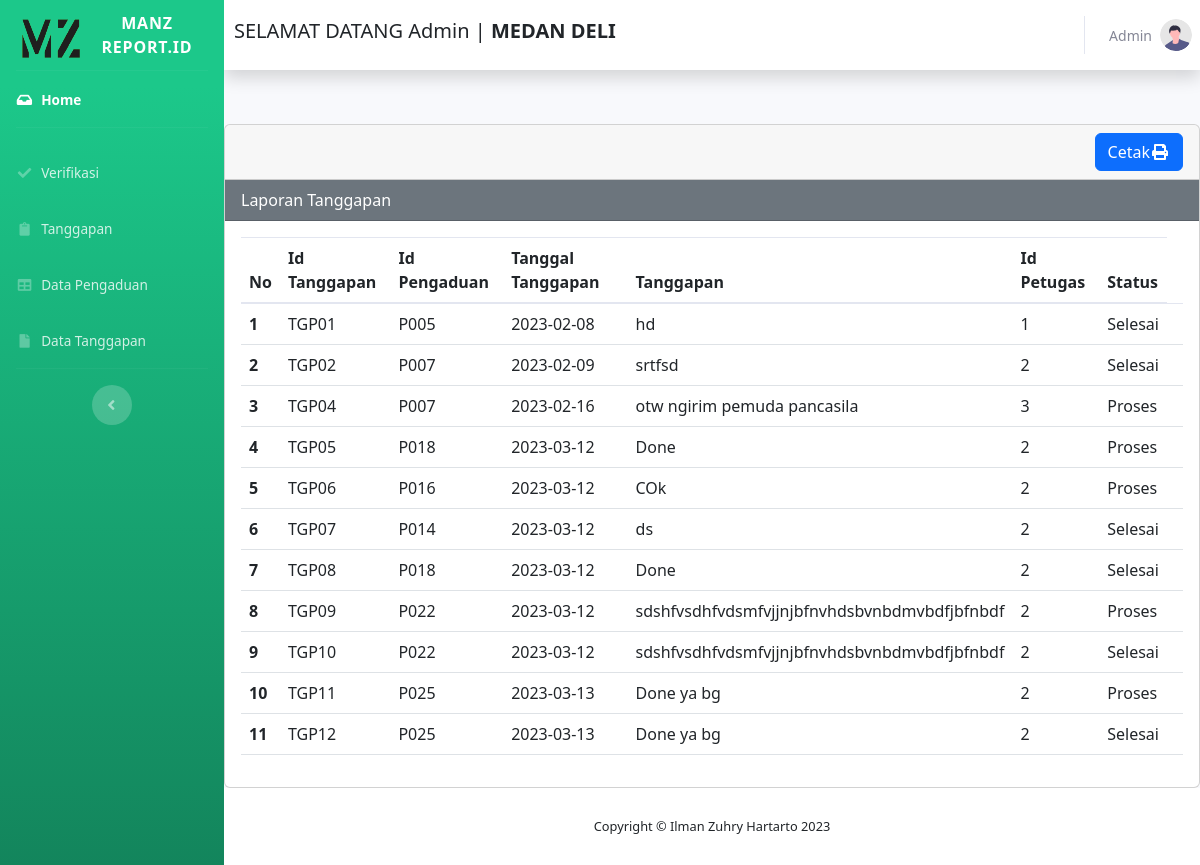
The page /tampilpengaduan.php (signed in) on the database its author committed.
### tables this page shows
CREATE TABLE `tanggapan` (
  `Id_tanggapan` varchar(15) NOT NULL,
  `Id_pengaduan` varchar(15) NOT NULL,
  `Tgl_tanggapan` date NOT NULL,
  `Tanggapan` varchar(250) NOT NULL,
  `Id_petugas` int(15) NOT NULL,
  `Status` varchar(100) NOT NULL
);

### manzzkonek.php (called while the page is built, shortened)
<?php
class manz{
	var $ilmanhost = "localhost";
    var $user = "root";
    var $pass = "";
    var $dbname = "manz_lapor";
	var $koneksi ="";
	function __construct(){
		$this->koneksi=mysqli_connect($this->ilmanhost,$this->user,$this->pass,$this->dbname);
	}
	function manztampilData3(){
		$query=mysqli_query($this->koneksi,"SELECT *FROM tanggapan Id");
		while($row=mysqli_fetch_array($query))
			$data[]=$row;
		return $data;
	}
}
?>

### tampilpengaduan.php (the view, shortened to what this page needs)
<!DOCTYPE html>
<html lang="en">
<head>
    <link href="vendor/fontawesome-free/css/all.min.css" rel="stylesheet" type="text/css">
    <link href="css/sb-admin-2.min.css" rel="stylesheet">
</head>
<body id="page-top">
    <div id="wrapper">
        <ul class="navbar-nav bg-gradient-success sidebar sidebar-dark accordion" id="accordionSidebar">
            <a class="sidebar-brand d-flex align-items-center justify-content-center" href="#">
                 <div class="sidebar-brand-icon ">
                     <img class="logo" src="gambar/logoo.png" alt="" width="70" height="57">
                </div>
                <div class="sidebar-brand-text mx-2">Manz Report.ID</div>
            </a>
            <hr class="sidebar-divider my-0">
            <li class="nav-item active">
                <a class="nav-link" href="dasboardadmin.php">
                    <i class="fas fa-fw fa-inbox"></i>
                    <span>Home</span></a>
            </li>
            <hr class="sidebar-divider">
            <li class="nav-item">
                <a class="nav-link" href="tampilpengaduan2.php">
                    <i class="fas fa-fw fa-check"></i>
                    <span>Verifikasi</span></a>
            </li>
            <li class="nav-item">
                <a class="nav-link" href="tanggapan.php">
                    <i class="fas fa-fw fa-clipboard"></i>
                    <span>Tanggapan</span></a>
            </li>
			<li class="nav-item">
                <a class="nav-link" href="showall.php">
                    <i class="fas fa-fw fa-table"></i>
                    <span>Data Pengaduan</span></a>
            </li>
			<li class="nav-item">
                <a class="nav-link" href="tampilpengaduan.php">
                    <i class="fas fa-fw fa-file"></i>
                    <span>Data Tanggapan</span></a>
            </li>
            <hr class="sidebar-divider d-none d-md-block">
            <div class="text-center d-none d-md-inline">
                <button class="rounded-circle border-0" id="sidebarToggle"></button>
            </div>
        </ul>
        <div id="content-wrapper" class="d-flex flex-column">
            <div id="content">
                <nav class="navbar navbar-expand navbar-light bg-white topbar mb-4 static-top shadow">
                    <h5>&ensp;SELAMAT DATANG Admin | <b>MEDAN DELI</b></h5>
                    <ul class="navbar-nav ml-auto">
                        <li class="nav-item dropdown no-arrow">
                            <a class="nav-link dropdown-toggle" href="#" id="userDropdown" role="button" data-toggle="dropdown" aria-haspopup="true" aria-expanded="false">
                                <span class="mr-2 d-none d-lg-inline text-gray-600 small">Admin</span>
                                <img class="img-profile rounded-circle" src="img/undraw_profile.svg">
                            </a>
                        </li>
                    </ul>
                </nav>
                <div class="row">
<!doctype html>
<html lang="en">
<head>
    <link href="https://cdn.jsdelivr.net/npm/bootstrap@5.2.1/dist/css/bootstrap.min.css" rel="stylesheet">
</head>
<body>
    <div class="mx-auto">
        <div class="card">
		<div class="col card-header text-right">
							<a href="cetak2.php" target="_blank" class="btn btn-primary">Cetak<i class="fas fa-fw fa-print"></i></a>
							</div>
            <div class="card-header text-white bg-secondary">
                Laporan Tanggapan
            </div>
            <div class="card-body">
                <table class="table">
                    <thead>
                        <tr>
                            <th scope="col">No</th>
                            <th scope="col">Id Tanggapan</th>
                            <th scope="col">Id Pengaduan</th>
                            <th scope="col">Tanggal Tanggapan</th>
                            <th scope="col">Tanggapan</th>
                            <th scope="col">Id Petugas</th>
							<th scope="col">Status</th>
                        </tr>
                    <tbody>
						<?php
                        include 'manzzkonek.php';
                        $db = new manz();
                        $db->connectMySQL();
							?>
                        <?php
                        $arrayData = $db->manztampilData3();
                        $i = 1;
                        foreach ($arrayData as $data) {
                            $idtgp      = $data['Id_tanggapan'];
                            $idpgn    = $data['Id_pengaduan'];
                            $tgl   = $data['Tgl_tanggapan'];
                            $tgp  = $data['Tanggapan'];
							$idptg   = $data['Id_petugas'];
                            $status   = $data['Status'];
                        ?>
                        <tr>
                            <th scope="data"><?php echo $i++ ?></th>
                            <td scope="row"><?php echo $idtgp ?></td>
                            <td scope="row"><?php echo $idpgn ?></td>
                            <td scope="row"><?php echo $tgl ?></td>
                            <td scope="row"><?php echo $tgp ?></td>
							<td scope="row"><?php echo $idptg ?></td>
							<td scope="row"><?php echo $status ?></td>
							<td scope="row">
                        </td>
                        </tr>
                        <?php
                        }
                        ?>
                    </tbody>
                    </thead>
                </table>
            </div>
        </div>
    </div>
</body>
</html>
              <footer class="sticky-footer bg-white">
                    <div class="container my-auto">
                        <div class="copyright text-center my-auto">
                            <span>Copyright &copy; Ilman Zuhry Hartarto 2023</span>
                        </div>
                    </div>
                </footer>
            </div>
        </div>
</body>
</html>

### tampilpengaduan.php (style rules this page uses)
.mx-auto { width: 1000px }
.card { margin-top: 30px; }

### rows shown on the page
tanggapan: Id_tanggapan "TGP01", Id_pengaduan "P005", Tgl_tanggapan "2023-02-08", Tanggapan "hd", Id_petugas "1", Status "Selesai"
tanggapan: Id_tanggapan "TGP02", Id_pengaduan "P007", Tgl_tanggapan "2023-02-09", Tanggapan "srtfsd", Id_petugas "2", Status "Selesai"
tanggapan: Id_tanggapan "TGP04", Id_pengaduan "P007", Tgl_tanggapan "2023-02-16", Tanggapan "otw ngirim pemuda pancasila", Id_petugas "3", Status "Proses"
tanggapan: Id_tanggapan "TGP05", Id_pengaduan "P018", Tgl_tanggapan "2023-03-12", Tanggapan "Done", Id_petugas "2", Status "Proses"
tanggapan: Id_tanggapan "TGP06", Id_pengaduan "P016", Tgl_tanggapan "2023-03-12", Tanggapan "COk", Id_petugas "2", Status "Proses"
tanggapan: Id_tanggapan "TGP07", Id_pengaduan "P014", Tgl_tanggapan "2023-03-12", Tanggapan "ds", Id_petugas "2", Status "Selesai"
tanggapan: Id_tanggapan "TGP08", Id_pengaduan "P018", Tgl_tanggapan "2023-03-12", Tanggapan "Done", Id_petugas "2", Status "Selesai"
tanggapan: Id_tanggapan "TGP09", Id_pengaduan "P022", Tgl_tanggapan "2023-03-12", Tanggapan "sdshfvsdhfvdsmfvjjnjbfnvhdsbvnbdmvbdfjbfnbdf", Id_petugas "2", Status "Proses"
tanggapan: Id_tanggapan "TGP10", Id_pengaduan "P022", Tgl_tanggapan "2023-03-12", Tanggapan "sdshfvsdhfvdsmfvjjnjbfnvhdsbvnbdmvbdfjbfnbdf", Id_petugas "2", Status "Selesai"
tanggapan: Id_tanggapan "TGP11", Id_pengaduan "P025", Tgl_tanggapan "2023-03-13", Tanggapan "Done ya bg", Id_petugas "2", Status "Proses"
tanggapan: Id_tanggapan "TGP12", Id_pengaduan "P025", Tgl_tanggapan "2023-03-13", Tanggapan "Done ya bg", Id_petugas "2", Status "Selesai"
